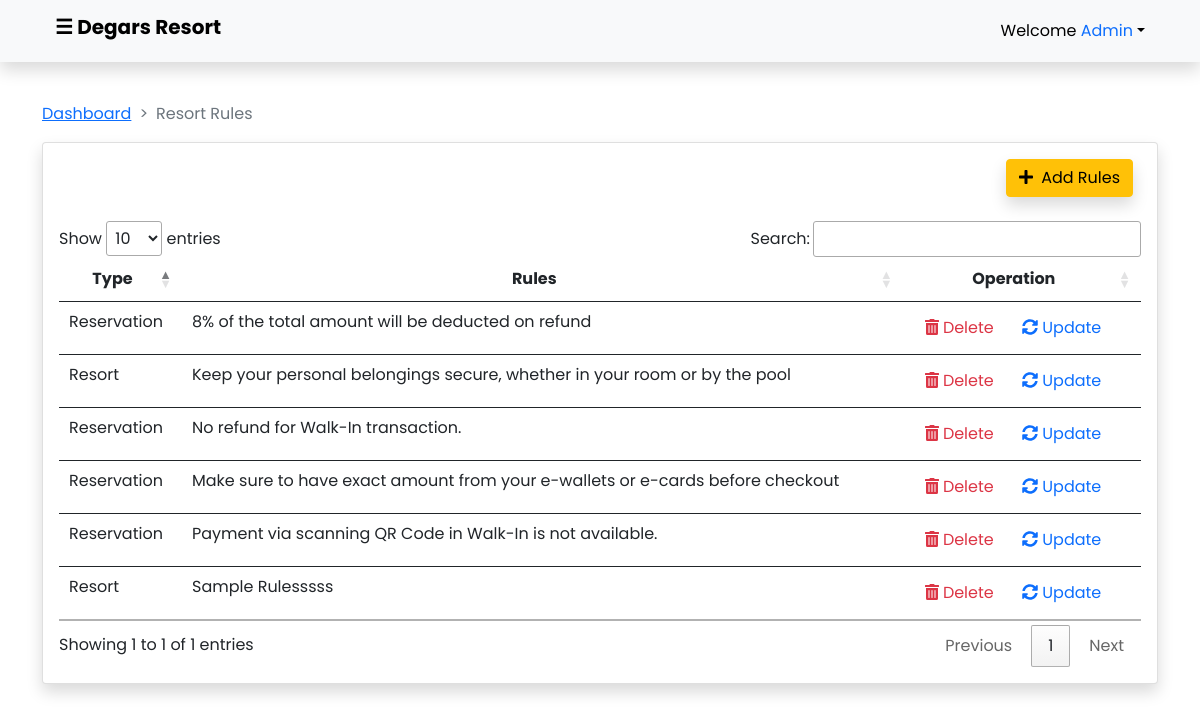
The app's page /admin/rules.php (signed in) with its own data.
### tables this page shows
CREATE TABLE `rules` (
  `rule_id` int(11) NOT NULL,
  `type` varchar(50) NOT NULL,
  `rules` text NOT NULL,
  `rulesadded` datetime NOT NULL DEFAULT current_timestamp()
);

### admin/rules.php (the view, shortened to what this page needs)
<?php
if (isset($_SESSION['users_id']) && isset($_SESSION['users_username'])) {
?>
<?php include_once 'adheader.php'; ?>
<div id="main">
    <div class="container pt-4">
        <nav style="--bs-breadcrumb-divider: '>';" aria-label="breadcrumb">
            <ol class="breadcrumb">
                <li class="breadcrumb-item"><a href="dashboard.php">Dashboard</a></li>
                <li class="breadcrumb-item active" aria-current="page">Resort Rules</li>
            </ol>
        </nav>
    </div>
    <main>
        <div class="container">
            <div class="card shadow bg-body rounded">
                <div class="card-body">
                    <div class="d-grid gap-2 d-md-flex justify-content-md-end mb-4">
                        <button type="button" class="btn btn-warning shadow rounded me-md-2" data-bs-toggle="modal"
                            data-bs-target="#exampleModal"><i class="fas fa-plus me-2"></i>Add Rules</button>
                    </div>
                    <div class="table-responsive">
                        <table id="dataTable" class="table table-sm table-hover table-border" style="width:100%">
                            <thead>
                                <tr>
                                    <th class="text-center">Type</th>
                                    <th class="text-center">Rules</th>
                                    <th class="text-center">Operation</th>
                                </tr>
                            </thead>
                            <tbody>
                                <tr>
                                    <?php
                                $db = mysqli_connect("localhost","root","","capstwo");
                                $fetchrules = mysqli_query($db,"SELECT * FROM `rules`");
                                while ($row = $fetchrules->fetch_array()) { ?>
                                    <td><?php echo $row['type']; ?></td>
                                    <td class="text-wrap"><?php echo $row['rules']; ?></td>
                                    <td>
                                        <a href="functions/deleterule.php?rule_id=<?php echo $row['rule_id']; ?>"
                                            onclick="return confirm('Are you sure you want to delete this data?')"
                                            class="btn btn-outline-danger border-0"> <i class="fas fa-trash-alt"></i>
                                            Delete</a>
                                        <a href="" class="btn btn-outline-primary border-0" data-bs-toggle="modal"
                                            data-bs-target="#exampleModal<?php echo $row['rule_id']; ?>"><i
                                                class="fas fa-sync-alt"></i> Update</a>
                                    </td>
                                </tr>
                            </tbody>
                            <?php } ?>
                        </table>
                    </div>
                </div>
            </div>
        </div>
    </main>
</div>
<?php include_once 'adfooter.php'; ?>
<?php
}else{
    header("Location: ../login.php");
    exit();
}
?>

### admin/resources/css/dashboard.css (style rules this page uses)
* { padding: 0; margin: 0; }
body { font-family: 'Poppins', sans-serif; }

### admin/adheader.php (style rules this page uses)
* { padding: 0; margin: 0; }
body { font-family: 'Poppins', sans-serif; transition: background-color .5s; }
#main { transition: margin-left .5s; padding: 16px; }

### records on screen
rules: type "Reservation", rules "8% of the total amount will be deducted on refund"
rules: type "Resort", rules "Keep your personal belongings secure, whether in your room or by the pool"
rules: type "Reservation", rules "No refund for Walk-In transaction."
rules: type "Reservation", rules "Make sure to have exact amount from your e-wallets or e-cards before checkout"
rules: type "Reservation", rules "Payment via scanning QR Code in Walk-In is not available."
rules: type "Resort", rules "Sample Rulesssss"

### other values on screen
$_SESSION['users_username'] "Admin"
